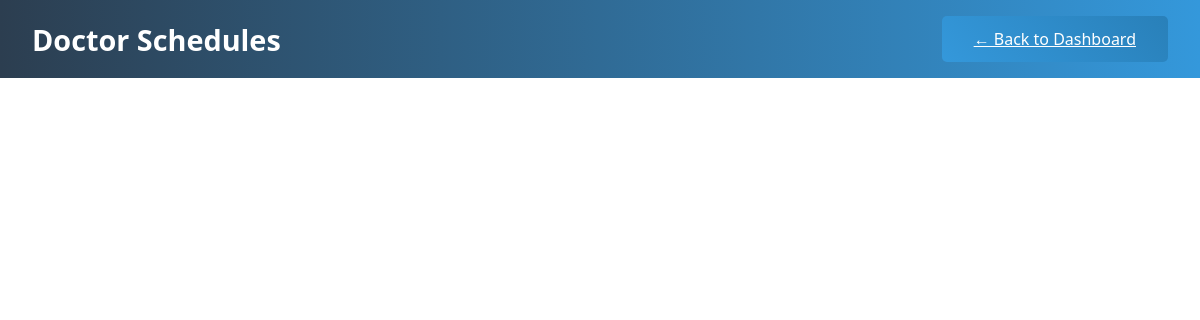
/doctor_schedule.php, run on an earlier commit of the app's database.
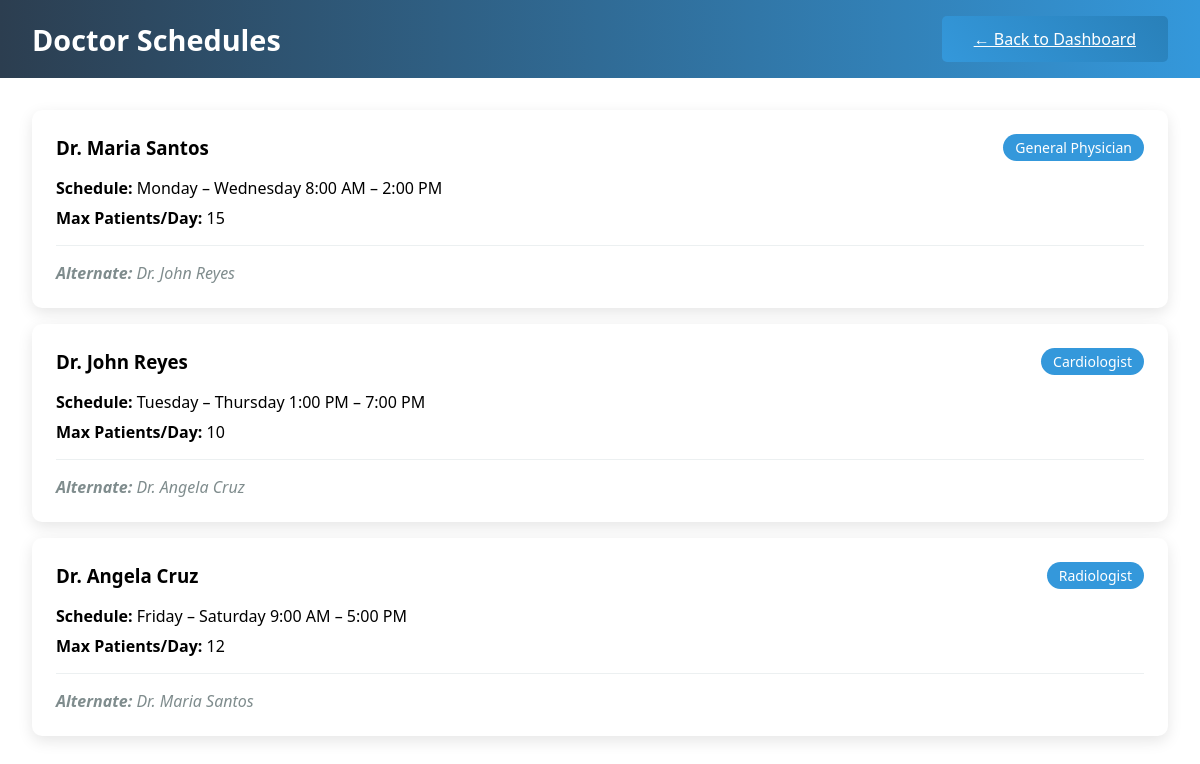
And on a later commit of the database.
### tables this page shows
CREATE TABLE `doctors` (
  `doctor_id` int(11) NOT NULL,
  `doctor_name` varchar(100) NOT NULL,
  `specialization` varchar(50) DEFAULT NULL,
  `schedule` text DEFAULT NULL,
  `max_patients` int(11) DEFAULT NULL
);

### doctor_schedule.php (the view, shortened to what this page needs)
<?php include 'config.php'; ?>
<!DOCTYPE html>
<html lang="en">
<head>
    <link rel="stylesheet" href="style.css">
</head>
<body>
    <div class="container">
        <header>
            <h1><i class="fas fa-calendar-alt"></i> Doctor Schedules</h1>
            <a href="index.php" class="btn primary">← Back to Dashboard</a>
        </header>
        <main>
            <?php
            $doctors = $pdo->query("SELECT * FROM doctors ORDER BY doctor_id")->fetchAll();
            foreach ($doctors as $doctor): ?>
            <div class="card">
                <div class="doctor-header">
                    <h3><?php echo $doctor['doctor_name']; ?></h3>
                    <span class="specialization"><?php echo $doctor['specialization']; ?></span>
                </div>
                <div class="schedule-info">
                    <div><strong>Schedule:</strong> <?php echo $doctor['schedule']; ?></div>
                    <div><strong>Max Patients/Day:</strong> <?php echo $doctor['max_patients']; ?></div>
                </div>
                <div class="alternate-doctor">
                    <strong>Alternate:</strong>
                    <?php
                    $alternates = [
                        1 => 'Dr. John Reyes',
                        2 => 'Dr. Angela Cruz',
                        3 => 'Dr. Maria Santos'
                    ];
                    echo $alternates[$doctor['doctor_id']];
                    ?>
                </div>
            </div>
            <?php endforeach; ?>
        </main>
    </div>
</body>
</html>

What changed in the data, as far as the page shows it:
added doctors: doctor_name "Dr. Maria Santos", specialization "General Physician", schedule "Monday – Wednesday 8:00 AM – 2:00 PM", max_patients "15", doctor_id "Dr. John Reyes"
added doctors: doctor_name "Dr. John Reyes", specialization "Cardiologist", schedule "Tuesday – Thursday 1:00 PM – 7:00 PM", max_patients "10", doctor_id "Dr. Angela Cruz"
added doctors: doctor_name "Dr. Angela Cruz", specialization "Radiologist", schedule "Friday – Saturday 9:00 AM – 5:00 PM", max_patients "12", doctor_id "Dr. Maria Santos"
